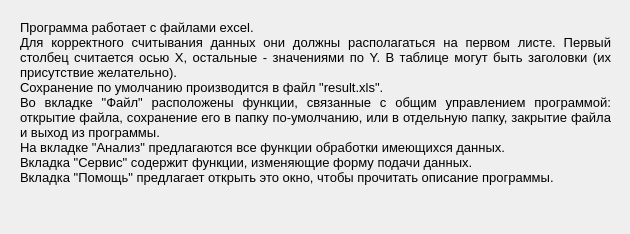
<?xml version="1.0" encoding="UTF-8"?>
<ui version="4.0">
 <class>Help</class>
 <widget class="QDialog" name="Help">
  <property name="geometry">
   <rect>
    <x>0</x>
    <y>0</y>
    <width>630</width>
    <height>234</height>
   </rect>
  </property>
  <property name="windowTitle">
   <string>Помощь</string>
  </property>
  <widget class="QLabel" name="label">
   <property name="geometry">
    <rect>
     <x>20</x>
     <y>20</y>
     <width>591</width>
     <height>201</height>
    </rect>
   </property>
   <property name="font">
    <font>
     <pointsize>10</pointsize>
    </font>
   </property>
   <property name="text">
    <string>Программа работает с файлами excel.
Для корректного считывания данных они должны располагаться на первом листе. Первый столбец считается осью X, остальные - значениями по Y. В таблице могут быть заголовки (их присутствие желательно).
Сохранение по умолчанию производится в файл &quot;result.xls&quot;.
Во вкладке &quot;Файл&quot; расположены функции, связанные с общим управлением программой: открытие файла, сохранение его в папку по-умолчанию, или в отдельную папку, закрытие файла и выход из программы.
На вкладке &quot;Анализ&quot; предлагаются все функции обработки имеющихся данных.
Вкладка &quot;Сервис&quot; содержит функции, изменяющие форму подачи данных.
Вкладка &quot;Помощь&quot; предлагает открыть это окно, чтобы прочитать описание программы.</string>
   </property>
   <property name="textFormat">
    <enum>Qt::AutoText</enum>
   </property>
   <property name="alignment">
    <set>Qt::AlignJustify|Qt::AlignTop</set>
   </property>
   <property name="wordWrap">
    <bool>true</bool>
   </property>
   <property name="margin">
    <number>3</number>
   </property>
  </widget>
 </widget>
 <resources/>
 <connections/>
</ui>
